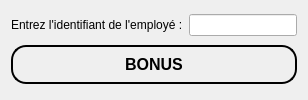
             <widget class="QWidget" name="tab_17">
              <attribute name="title">
               <string>Bonus</string>
              </attribute>
              <layout class="QGridLayout" name="gridLayout_5">
               <item row="0" column="0">
                <layout class="QHBoxLayout" name="horizontalLayout_169">
                 <item>
                  <widget class="QLabel" name="label_11">
                   <property name="text">
                    <string>Entrez l'identifiant de l'employé :</string>
                   </property>
                  </widget>
                 </item>
                 <item>
                  <widget class="QLineEdit" name="idInput"/>
                 </item>
                </layout>
               </item>
               <item row="1" column="0">
                <widget class="QPushButton" name="bonusButton">
                 <property name="styleSheet">
                  <string notr="true">QPushButton {
   color: black;                  /* Couleur du texte par défaut */
   border: 2px solid black;     /* Bordure légèrement plus foncée */
   border-radius: 15px;            /* Coins arrondis */
   padding: 8px 8px;             /* Espacement interne */
   font-size: 16px;               /* Taille de police */
   font-weight: bold;             /* Texte en gras */
   transition: background-color 0.3s ease; /* Transition douce pour la couleur */
}</string>
                 </property>
                 <property name="text">
                  <string>BONUS</string>
                 </property>
                </widget>
               </item>
              </layout>
             </widget>
